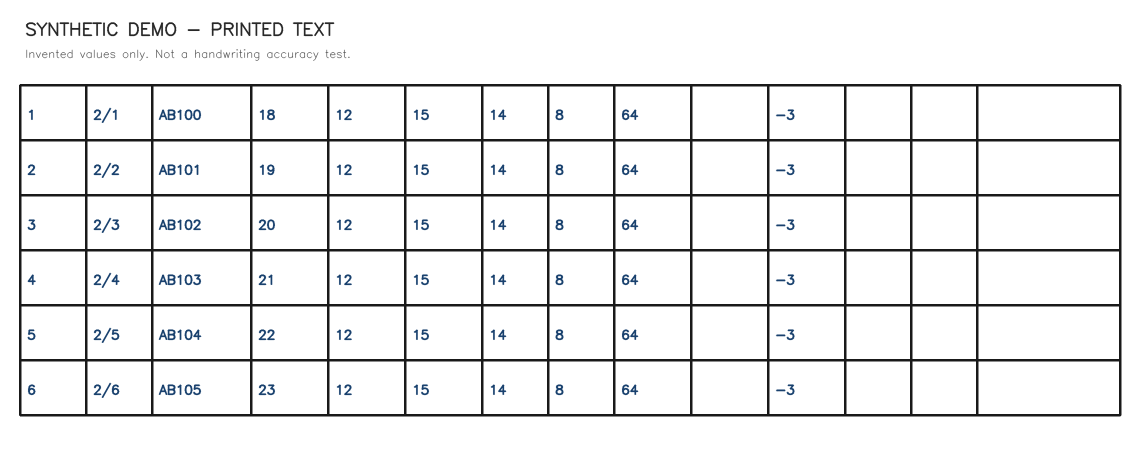
#> input picture examples/synthetic-form.png, 2280 x 920 px (shown at 1/2 size)
$ python main.py --input ../examples/synthetic-form.png
#> lines starting #> are read from the running program, lines starting #| are printed output that depends on the picture; after the words box and inside, x2 and y2 are one past the last pixel; in counts of white or black regions, pixels touching at a corner belong together
### python/preprocessing.py
"""OpenCV helpers adapted from the original document-processing experiments."""
import cv2
import numpy as np


def read_image(path):
    # imdecode also supports Windows paths containing non-ASCII characters.
    image = cv2.imdecode(np.fromfile(str(path), dtype=np.uint8), cv2.IMREAD_COLOR)
#> image is the input picture: shape (920, 2280, 3); mean B, G, R 239.4, 239, 238.6
    if image is None:
        raise ValueError(f"Cannot read image: {path}")
    return image


def write_image(path, image):
    ok, encoded = cv2.imencode(path.suffix, image)
    if not ok:
        raise ValueError(f"Cannot encode image: {path}")
    encoded.tofile(str(path))


def crop_document(image):
    """Find a large convex quadrilateral; fall back to the original image."""
    ratio = min(1.0, 1200 / image.shape[0])
#> ratio = 1
    small = cv2.resize(image, None, fx=ratio, fy=ratio)
    gray = cv2.cvtColor(small, cv2.COLOR_BGR2GRAY)
    edges = cv2.Canny(cv2.GaussianBlur(gray, (5, 5), 0), 50, 150)
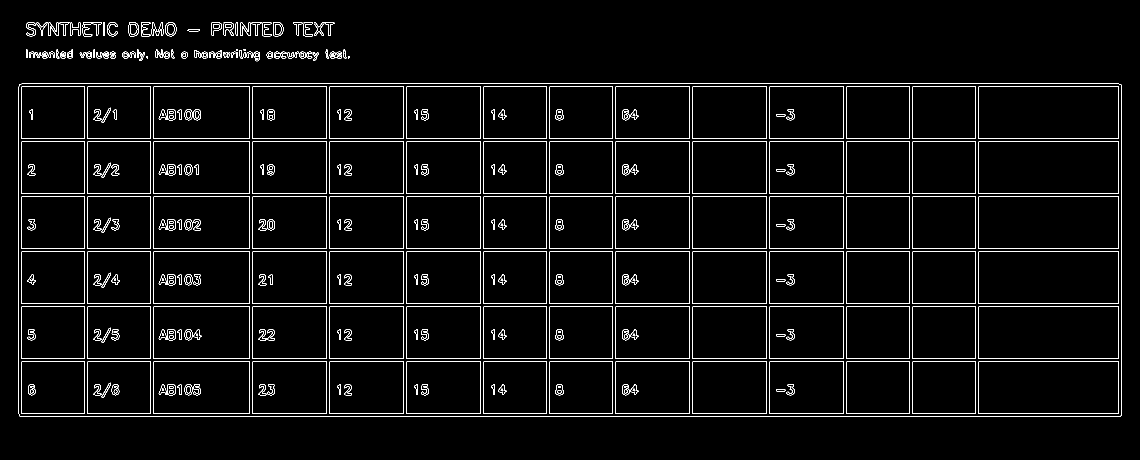
#> edges: shape (920, 2280) (shown at 1/2 size); 3.1% white in thin lines or dots, all inside (x1, y1, x2, y2) = (37, 44, 2243, 833)
    edges = cv2.dilate(edges, np.ones((3, 3), np.uint8), iterations=2)
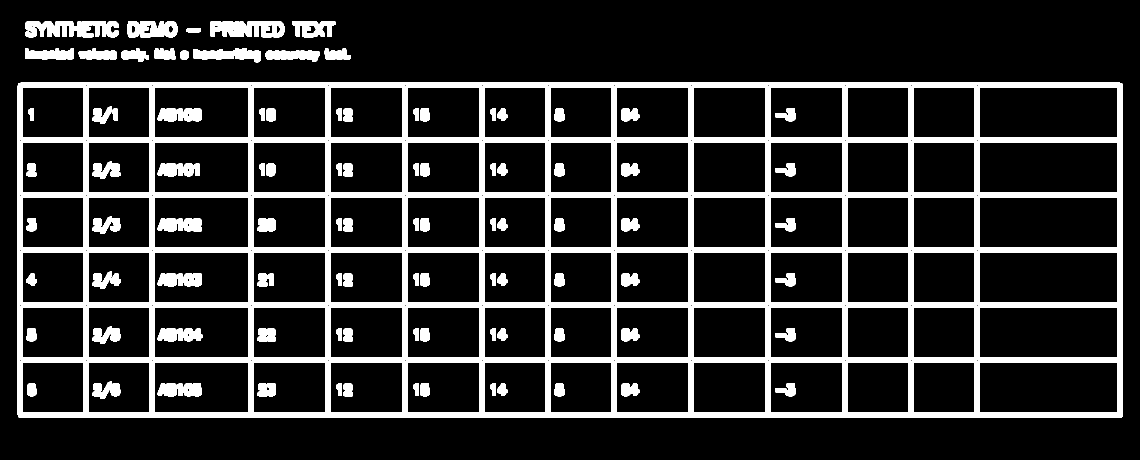
#> edges: shape (920, 2280) (shown at 1/2 size); 15.1% white; 102 white regions
    contours, _ = cv2.findContours(edges, cv2.RETR_EXTERNAL, cv2.CHAIN_APPROX_SIMPLE)
#> contours = 15 contours; largest, box (x1, y1, x2, y2) and area: (35, 165, 2245, 835) 1477800, (50, 42, 237, 75) 4156, (255, 42, 355, 75) 2830, (479, 42, 569, 75) 2325, (387, 96, 522, 125) 2261
    for contour in sorted(contours, key=cv2.contourArea, reverse=True):
        if cv2.contourArea(contour) < small.shape[0] * small.shape[1] * 0.2:
            break
        corners = cv2.approxPolyDP(contour, 0.02 * cv2.arcLength(contour, True), True)
        if len(corners) != 4 or not cv2.isContourConvex(corners):
            continue
        points = corners.reshape(4, 2).astype(np.float32) / ratio
        sums, differences = points.sum(axis=1), np.diff(points, axis=1).ravel()
        ordered = points[[np.argmin(sums), np.argmin(differences),
                          np.argmax(sums), np.argmax(differences)]]
        if len(np.unique(ordered, axis=0)) != 4:
            continue
        tl, tr, br, bl = ordered
        width = int(max(np.linalg.norm(tr - tl), np.linalg.norm(br - bl)))
        height = int(max(np.linalg.norm(bl - tl), np.linalg.norm(br - tr)))
        if min(width, height) < 2:
            continue
        destination = np.float32([[0, 0], [width - 1, 0],
                                  [width - 1, height - 1], [0, height - 1]])
        matrix = cv2.getPerspectiveTransform(ordered, destination)
        return cv2.warpPerspective(image, matrix, (width, height)), True
#> this loop made 1 pass
#> (points, sums, differences, width, height, destination) on pass 1: ([[36, 167], [37, 834], [2244, 833], [2243, 166]], [203, 871, 3077, 2409], [131, 797, -1411, -2077], 2207, 667, [[0, 0], [2206, 0], [2206, 666], [0, 666]])
    return image.copy(), False


def preprocess(image, mode):
    if mode == "none":
        return image.copy()
    if mode == "shadow":
        # Estimate the background separately in each colour channel.
        planes = []
        for plane in cv2.split(image):
            background = cv2.medianBlur(cv2.dilate(plane, np.ones((7, 7), np.uint8)), 21)
            planes.append(255 - cv2.absdiff(plane, background))
        image = cv2.merge(planes)
    gray = cv2.cvtColor(image, cv2.COLOR_BGR2GRAY)
    contrast = cv2.createCLAHE(clipLimit=2.0, tileGridSize=(8, 8)).apply(gray)
    _, binary = cv2.threshold(contrast, 0, 255, cv2.THRESH_BINARY + cv2.THRESH_OTSU)
    return cv2.cvtColor(binary, cv2.COLOR_GRAY2BGR)

### python/main.py
"""Process one photographed form with OpenCV and PaddleOCR PPStructure."""
import argparse
import json
from pathlib import Path

from preprocessing import crop_document, preprocess, read_image, write_image

ROOT = Path(__file__).resolve().parents[1]


def run(args):
    source = args.input.resolve()
    if not source.is_file():
        raise ValueError(f"Input file does not exist: {source}")
    output = args.output.resolve() if args.output else ROOT / "runs" / source.stem
    if output.exists() and any(output.iterdir()):
        raise ValueError(f"Output directory is not empty; choose another --output: {output}")
    image = read_image(source)
    cropped, detected = (image.copy(), False) if args.no_crop else crop_document(image)
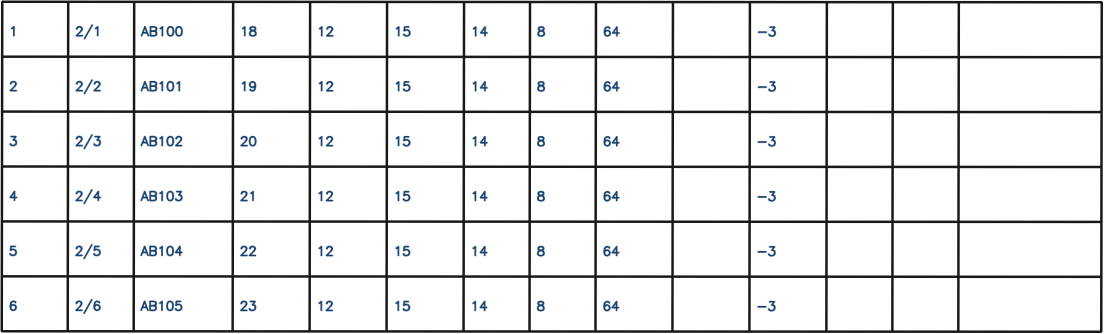
#> cropped: shape (667, 2207, 3) (shown at 1/2 size); mean B, G, R 233.7, 233.1, 232.6
#> detected = True
    enhanced = preprocess(cropped, args.preprocess)
    output.mkdir(parents=True, exist_ok=True)
    write_image(output / "cropped.png", cropped)
    write_image(output / "ocr-input.png", enhanced)
    report = {"input": str(source), "document_detected": detected,
              "crop_enabled": not args.no_crop, "preprocessing": args.preprocess}
    if not args.preprocess_only:
        from paddleocr import PPStructure, save_structure_res
        models = ROOT / ".models"
        engine = PPStructure(
            lang="ch", use_gpu=False, show_log=False, layout=False,
            use_angle_cls=True, enable_mkldnn=False, image_orientation=False,
            det_model_dir=str(models / "det"), rec_model_dir=str(models / "rec"),
            cls_model_dir=str(models / "cls"), table_model_dir=str(models / "table-2.9"),
        )
        # Pass the actual processed pixels, not the original file path.
        result = engine(enhanced)
        save_structure_res(result, str(output), "table")
        regions = [{key: value for key, value in item.items() if key != "img"}
                   for item in result]
        report["regions"] = regions
        report["table_count"] = sum(item.get("type") == "table" for item in result)
    (output / "result.json").write_text(
        json.dumps(report, ensure_ascii=False, indent=2,
                   default=lambda value: value.tolist()), encoding="utf-8")
    print(f"Document detected: {detected}; preprocessing: {args.preprocess}")
    if args.preprocess_only:
        print("Preprocessing only: OCR was not run.")
    else:
        print(f"Table regions: {report['table_count']}; inspect generated Excel for recognition errors.")
    print(f"Output: {output}")


def main():
    parser = argparse.ArgumentParser(description=__doc__)
    parser.add_argument("--input", type=Path, required=True, help="Input form photograph")
    parser.add_argument("--output", type=Path, help="New or empty output directory")
    parser.add_argument("--preprocess", choices=["none", "binary", "shadow"], default="none")
    parser.add_argument("--no-crop", action="store_true", help="Skip automatic document cropping")
    parser.add_argument("--preprocess-only", action="store_true", help="Save images without loading OCR models")
    args = parser.parse_args()
    try:
        run(args)
#> (the call stopped at in run, `engine = PPStructure( lang="ch", use_gpu=False, show_log=False, layout..`: paddleocr is not available in this run)
    except (ValueError, ImportError, OSError) as error:
        parser.exit(1, f"Error: {error}\n")


if __name__ == "__main__":
    main()
